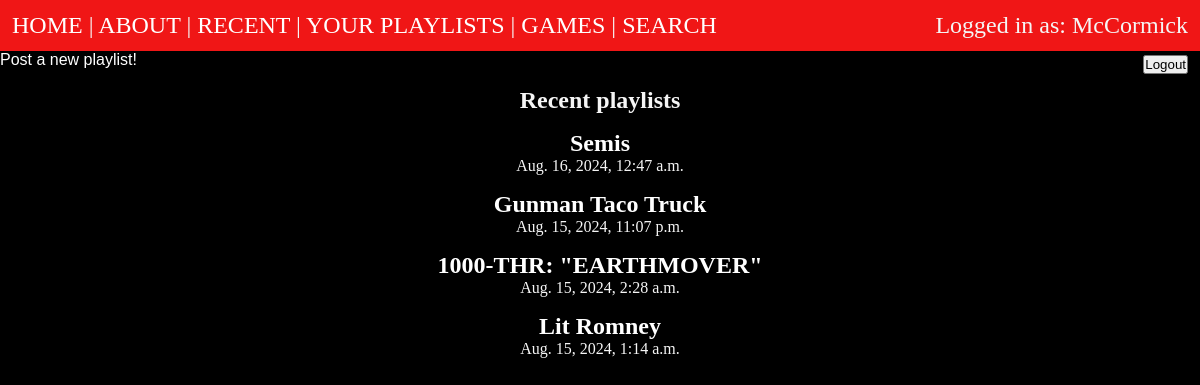
Screenshot of /posts/ (signed in) with the database file from the repository.
### posts/models.py (models this page shows, shortened)
class Playlist(models.Model):
    title = models.CharField(max_length=50)
    caption = models.TextField()
    description = models.TextField(default="Why is this playlist awesome for this game?")
    bannerUrl = models.TextField(default = "if youre seeing this there is an error, start at posts/models.py")
    playlistId = models.CharField(max_length=200, default = "")
    slug = models.SlugField()
    date = models.DateTimeField(auto_now_add=True)
    author = models.ForeignKey(User, on_delete=models.CASCADE, default = None)
    songs = models.JSONField(default=dict)

### posts/views.py (the view)
# urls.py: path('', views.posts_list, name="list"),
def posts_list(request):
    return render(request, 'posts/posts_list.html', {'posts':Playlist.objects.all().order_by("-date"),
                                                     'heading':"Recent playlists"})

### posts/templates/posts/posts_list.html (shortened to what this page needs)
{% extends "post_layout.html" %}
{% load static %}
{% block content%}
<section>
    <h1> {{heading}} </h1>
    {% for post in posts%}
        <article class="post">
            <h2>
                <a href ={% url 'posts:page' slug=post.slug %} >{{post.title}} </a>
            </h2>
            <p> {{post.date}}</p>
        </article>
    {%endfor%}
</section>
{% endblock %}

### templates/layout.html (shortened to what this page needs)
<!DOCTYPE html>
{% load static %}
<html lang="en">
<head>
    <link rel="stylesheet" href="{% static 'css/layout.css' %}">
    {% block cssLinks %}
    {% endblock %}
</head>
<body>
    <nav>
        <a  href = "/"> HOME </a> |
        <a href = "/about"> ABOUT </a> |
        <a href = "{% url 'posts:list'%}"> RECENT </a> |
        <a href = "{% url 'posts:user-playlists'%}"> YOUR PLAYLISTS </a> |
        <a href = "{% url 'games:games-list'%}"> GAMES </a> |
        <a href = "{% url 'posts:list'%}"> SEARCH </a>
        {% if not user.is_authenticated %}
            <a class= "account-links" href = "{% url 'users:register'%}"> REGISTER </a>
            <p class= "account-links">|</p>
            <a class= "account-links" href = "{% url 'users:login'%}"> LOGIN </a>
        {% else %}
            <p class="account-links"> Logged in as: {{user}} </p>
            <br>
            <form class = "layout-buttons" method = "post" action = "/users/logout/">
                <input type = "submit" value = "Logout" title = "logout">
            </form>
        {% endif %}
    </nav>
    {% block appLayout%}
    {% endblock %}
    <main>
        {% block content %}{% endblock %}
    </main>
</body>
</html>

### static/css/layout.css (style rules this page uses)
* { margin:0; padding:0; box-sizing: border-box; }
.account-links { text-align: right; float:right; color:whitesmoke; font-size: 1.5rem; display: block; margin: auto; }
.layout-buttons { float: right; text-align: center; font-family: 'Franklin Gothic Medium', 'Arial Narrow', Arial, sans-serif; padding-top: .5rem; }
nav { background-color: #f01616; text-align: left; font-size: 1.5rem; padding: .75rem; font-family: fantasy; }
body { background-color: rgb(0, 0, 0); text-align: center; nav-down: auto; flex-flow:column; color: whitesmoke; }
p { font-size: medium; }
a { text-decoration: none; color: rgb(255, 255, 255); }
main { background-position: 2cm; }
h1,p { text-align: center; }

### static/css/posts.css (style rules this page uses)
.post { padding-top: 1rem; }

### rows the page displays
Playlist: title "Semis", date "Aug. 16, 2024, 12:47 a.m."
Playlist: title "Gunman Taco Truck", date "Aug. 15, 2024, 11:07 p.m."
Playlist: title "1000-THR: \"EARTHMOVER\"", date "Aug. 15, 2024, 2:28 a.m."
Playlist: title "Lit Romney", date "Aug. 15, 2024, 1:14 a.m."

### other values shown
{{ user }} "McCormick"
{{ heading }} "Recent playlists"
